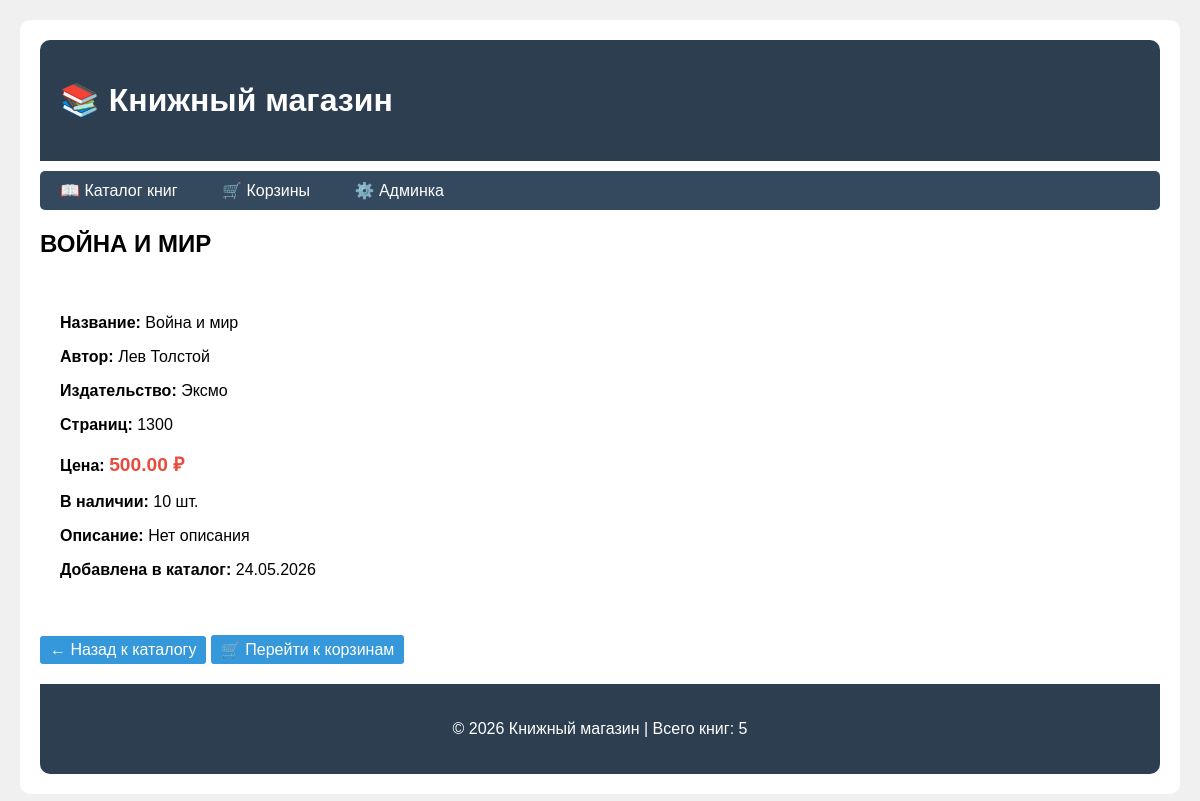
Page /book/12/ on the committed database.
### catalog/models.py (models this page shows, shortened)
class Product(models.Model):
    name = models.CharField('Название', max_length=200)
    author = models.CharField('Автор', max_length=200, blank=True)  # Добавить
    publisher = models.CharField('Издательство', max_length=200, blank=True)  # Добавить
    pages = models.IntegerField('Количество страниц', default=0, blank=True)  # Добавить
    price = models.DecimalField('Цена', max_digits=10, decimal_places=2)
    description = models.TextField('Описание', blank=True)
    stock = models.IntegerField('Количество на складе', default=0)
    created_at = models.DateTimeField('Дата добавления', auto_now_add=True)
    class Meta:
        verbose_name = 'Товар'
        verbose_name_plural = 'Товары'

### catalog/views.py (the view)
# urls.py: path('book/<int:pk>/', views.BookDetailView.as_view(), name='book_detail'),
class BookDetailView(DetailView):
    model = Product
    template_name = 'catalog/book_detail.html'
    context_object_name = 'book'

### catalog/templatetags/book_tags.py (called while the page is built)
@register.filter(name='price_format')
def price_format(value):
    try:
        return f"{float(value):.2f} ₽"
    except (ValueError, TypeError):
        return value

@register.simple_tag
def current_year():
    return datetime.now().year

@register.simple_tag
def book_count():
    from catalog.models import Product  # ИСПРАВЛЕНО: Book -> Product
    return Product.objects.count()

### templates/catalog/book_detail.html (shortened to what this page needs)
{% extends "base.html" %}
{% load book_tags %}
{% block content %}
<h2>{{ book.name|upper }}</h2>
<div style="background: white; padding: 20px; border-radius: 10px;">
    <p><strong>Название:</strong> {{ book.name }}</p>
    {% if book.author %}
        <p><strong>Автор:</strong> {{ book.author }}</p>
    {% endif %}
    {% if book.publisher %}
        <p><strong>Издательство:</strong> {{ book.publisher }}</p>
    {% endif %}
    {% if book.pages %}
        <p><strong>Страниц:</strong> {{ book.pages }}</p>
    {% endif %}
    <p><strong>Цена:</strong> <span class="price">{{ book.price|price_format }}</span></p>
    <p><strong>В наличии:</strong> {{ book.stock }} шт.</p>
    <p><strong>Описание:</strong> {{ book.description|default:"Нет описания" }}</p>
    <p><strong>Добавлена в каталог:</strong> {{ book.created_at|date:"d.m.Y" }}</p>
</div>
<a href="{% url 'catalog:book_list' %}" class="btn" style="margin-top: 20px;">← Назад к каталогу</a>
<a href="{% url 'catalog:cart_list' %}" class="btn" style="margin-top: 20px;">🛒 Перейти к корзинам</a>
{% endblock %}

### templates/base.html (style rules this page uses)
body { font-family: Arial, sans-serif; margin: 0; padding: 20px; background: #f0f0f0; }
.price { color: #e74c3c; font-size: 1.2em; font-weight: bold; }
.btn { display: inline-block; background: #3498db; color: white; padding: 5px 10px; text-decoration: none; border-radius: 3px; }

### rows in the picture
Product: name "ВОЙНА И МИР", name "Война и мир", author "Лев Толстой", publisher "Эксмо", pages "1300", price "500.00 ₽", stock "10", description "Нет описания", created_at "24.05.2026"
